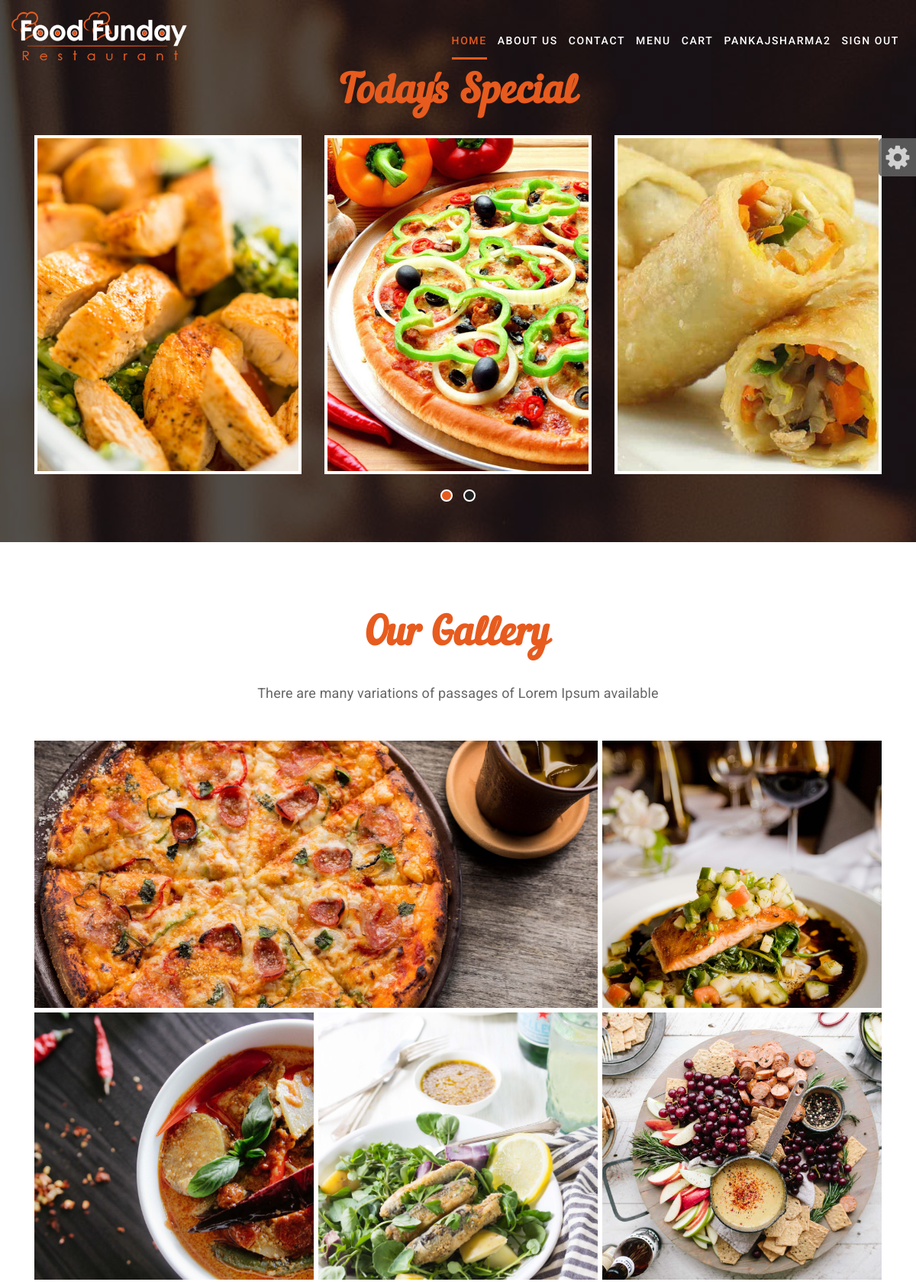
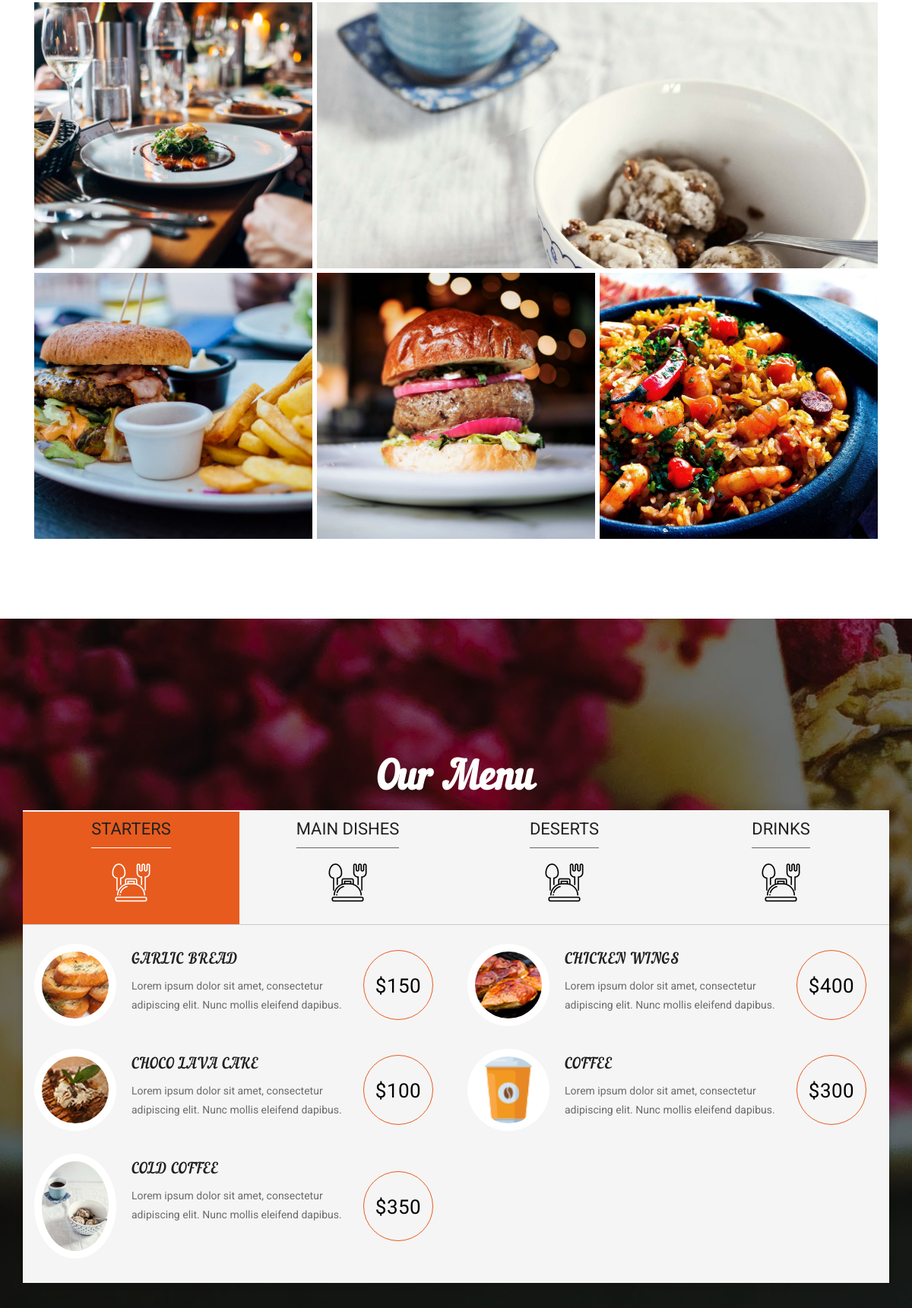
/restro/homepage/ (signed in, upper part), run on the app's committed database (2 pictures, top to bottom).
### restro/models.py (models this page shows, shortened)
class Category(models.Model):
    name = models.CharField(max_length=100)

class Meal(models.Model):
    category = models.ForeignKey(Category, on_delete=models.CASCADE)
    name = models.CharField(max_length=100, null=True)
    image = models.ImageField(upload_to='Meal')
    price = models.CharField(max_length=100, null=True)
    date_created = models.DateTimeField(auto_now_add=True, null=True)

### restro/views.py (the view)
# urls.py: path('homepage/', homepage),
@login_required(login_url="/restro/login")
def homepage(request):
    cat = Category.objects.all()
    catid = request.GET.get("category")
    if catid:
        pro = Meal.objects.filter(category=catid)
    else:
        pro = Meal.objects.all().order_by('date_created')
    return render(request, "homepage.html", {'pro': pro, 'cat': cat})

### restro/templates/homepage.html (shortened to what this page needs)
{% extends 'base.html' %}
{% load static %}
{% block maincontent %}
    <div class="special-menu pad-top-100 parallax">
        <div class="container">
            <div class="row">
                <div class="col-lg-12 col-md-12 col-sm-12 col-xs-12">
                    <div class="wow fadeIn" data-wow-duration="1s" data-wow-delay="0.1s">
                        <h2 class="block-title color-white text-center"> Today's Special </h2>
                    </div>
                    <div class="special-box">
                        <div id="owl-demo">
                            <div class="item item-type-zoom">
                                <div class="item-img">
                                    <img src="/static/images/special-menu-1.jpg" alt="sp-menu">
                                </div>
                            </div>
                            <div class="item item-type-zoom">
                                <div class="item-img">
                                    <img src="/static/images/special-menu-2.jpg" alt="sp-menu">
                                </div>
                            </div>
                            <div class="item item-type-zoom">
                                <div class="item-img">
                                    <img src="/static/images/special-menu-3.jpg" alt="sp-menu">
                                </div>
                            </div>
                        </div>
                    </div>
                </div>
            </div>
        </div>
    </div>
    <div id="gallery" class="gallery-main pad-top-100 pad-bottom-100">
        <div class="container">
            <div class="row">
                <div class="col-lg-12 col-md-12 col-sm-12 col-xs-12">
                    <div class="wow fadeIn" data-wow-duration="1s" data-wow-delay="0.1s">
                        <h2 class="block-title text-center">
                        Our Gallery
                    </h2>
                        <p class="title-caption text-center">There are many variations of passages of Lorem Ipsum available </p>
                    </div>
                    <div class="gal-container clearfix">
                        <div class="col-md-8 col-sm-12 co-xs-12 gal-item">
                            <div class="box">
                                <a href="#" data-toggle="modal" data-target="#1">
                                    <img src="/static/images/gallery_01.jpg" alt="" />
                                </a>
                            </div>
                        </div>
                        <div class="col-md-4 col-sm-6 co-xs-12 gal-item">
                            <div class="box">
                                <a href="#" data-toggle="modal" data-target="#2">
                                    <img src="/static/images/gallery_02.jpg" alt="" />
                                </a>
                            </div>
                        </div>
                        <div class="col-md-4 col-sm-6 co-xs-12 gal-item">
                            <div class="box">
                                <a href="#" data-toggle="modal" data-target="#3">
                                    <img src="/static/images/gallery_03.jpg" alt="" />
                                </a>
                            </div>
                        </div>
                        <div class="col-md-4 col-sm-6 co-xs-12 gal-item">
                            <div class="box">
                                <a href="#" data-toggle="modal" data-target="#4">
                                    <img src="/static/images/gallery_04.jpg" alt="" />
                                </a>
                            </div>
                        </div>
                        <div class="col-md-4 col-sm-6 co-xs-12 gal-item">
                            <div class="box">
                                <a href="#" data-toggle="modal" data-target="#5">
                                    <img src="/static/images/gallery_05.jpg" alt="" />
                                </a>
                            </div>
                        </div>
                        <div class="col-md-4 col-sm-6 co-xs-12 gal-item">
                            <div class="box">
                                <a href="#" data-toggle="modal" data-target="#9">
                                    <img src="/static/images/gallery_06.jpg" alt="" />
                                </a>
                            </div>
                        </div>
                        <div class="col-md-8 col-sm-12 co-xs-12 gal-item">
                            <div class="box">
                                <a href="#" data-toggle="modal" data-target="#10">
                                    <img src="/static/images/gallery_07.jpg" alt="" />
                                </a>
                            </div>
                        </div>
                        <div class="col-md-4 col-sm-6 co-xs-12 gal-item">
                            <div class="box">
                                <a href="#" data-toggle="modal" data-target="#11">
                                    <img src="/static/images/gallery_08.jpg" alt="" />
                                </a>
                            </div>
                        </div>
                        <div class="col-md-4 col-sm-6 co-xs-12 gal-item">
                            <div class="box">
                                <a href="#" data-toggle="modal" data-target="#12">
                                    <img src="/static/images/gallery_09.jpg" alt="" />
                                </a>
                            </div>
                        </div>
                        <div class="col-md-4 col-sm-6 co-xs-12 gal-item">
                            <div class="box">
                                <a href="#" data-toggle="modal" data-target="#13">
                                    <img src="/static/images/gallery_10.jpg" alt="" />
                                </a>
                            </div>
                        </div>
                    </div>
                </div>
            </div>
        </div>
    </div>
    <div id="blog" class="blog-main pad-top-100 pad-bottom-100 parallax">
        <div id="menu" class="menu-main pad-top-100 pad-bottom-100">
            <div class="container">
                <div class="row">
                    <div class="col-lg-12 col-md-12 col-sm-12 col-xs-12">
                        <div class="wow fadeIn" data-wow-duration="1s" data-wow-delay="0.1s">
                            <h2 class="block-title text-center">
                            Our Menu
                        </h2>
                        </div>
                        <div class="tab-menu">
                            <div class="slider slider-nav">
                                 {% for i in cat %}
                                <div class="tab-title-menu">
                                    <h2><a href="?category={{i.id}}">{{i.name}}</a></h2>
                                    <p> <i class="flaticon-dinner"></i> </p>
                                </div>
                                {% endfor %}
                            </div>
                            <div class="slider slider-single">
                                <div>
                                {% for i in pro %}
                                    <div class="col-lg-6 col-md-6 col-sm-12 col-xs-12 ">
                                        <div class="offer-item">
                                            <a href="{% url 'meal_detail' i.id %}"><img src="{{i.image.url}}" alt="" class="img-responsive"></a>
                                            <div>
                                                <h3><a href="{% url 'meal_detail' i.id %}">{{i.name}}</a></h3>
                                                <p>
                                                    Lorem ipsum dolor sit amet, consectetur adipiscing elit. Nunc mollis eleifend dapibus.
                                                </p>
                                            </div>
                                            <span class="offer-price">${{i.price}}</span>
                                        </div>
                                    </div>
                                {% endfor %}
                                </div>
                            </div>
                        </div>
                    </div>
                </div>
            </div>
        </div>
        </div>
{% endblock %}

### restro/templates/base.html (shortened to what this page needs)
<!DOCTYPE html>
<html lang="en">
{% load static %}
<head>
    <link rel="stylesheet" href="/static/css/bootstrap.min.css">
    <link rel="stylesheet" href="/static/css/style.css">
    <link rel="stylesheet" href="/static/css/responsive.css">
    <link id="changeable-colors" rel="stylesheet" href="/static/css/colors/orange.css" />
</head>
<body>
    <div id="site-header">
        <header id="header" class="header-block-top">
            <div class="container">
                <div class="row">
                    <div class="main-menu">
                        <nav class="navbar navbar-default" id="mainNav">
                            <div class="navbar-header">
                                <div class="logo">
                                    <a class="navbar-brand js-scroll-trigger logo-header" href="#">
                                        <img src="/static/images/logo.png" alt="">
                                    </a>
                                </div>
                            </div>
                            <div id="navbar" class="navbar-collapse collapse">
                                <ul class="nav navbar-nav navbar-right">
                                    {% if request.user.is_authenticated %}
                                    <li class="active"><a href="http://127.0.0.1:8000/restro/homepage">Home</a></li>
                                    <li><a href="http://127.0.0.1:8000/restro/about">About us</a></li>
                                    <li><a href="http://127.0.0.1:8000/restro/contact">Contact</a></li>
                                    <li><a href="#menu">Menu</a></li>
                                    <li><a href="http://127.0.0.1:8000/restro/cart_detail">cart</a></li>
                                    <li><a href="http://127.0.0.1:8000/restro/profile">{{request.user.username}}</a></li>
                                    <li><a href="http://127.0.0.1:8000/restro/signout">Sign Out</a></li>
                                    {% else %}
                                    <li><a href="http://127.0.0.1:8000/restro/signup">Sign Up</a></li>
                                    <li><a href="http://127.0.0.1:8000/restro/signin">Sign In</a></li>
                                    {% endif %}
                                </ul>
                            </div>
                        </nav>
                    </div>
                </div>
            </div>
        </header>
    </div>
{% block maincontent %}
{% endblock %}
    <section id="color-panel" class="close-color-panel">
        <a class="panel-button gray2"><i class="fa fa-cog fa-spin fa-2x"></i></a>
    </section>
</body>
</html>

### restro/static/css/responsive.css (style rules this page uses)
@media (max-width: 1240px) { .main-menu nav li a { margin: 0 7px; } }

### restro/static/css/colors/orange.css (style rules this page uses)
.main-menu .navbar-default .navbar-nav .active a { color: #e75b1e; }
.main-menu nav li a::after { background: #e75b1e; }
.block-title { color: #e75b1e; }
.offer-item div h3 { color: #e75b1e; }
.tab-menu .is-active { background: #e75b1e; }
.offer-item .offer-price { border: 1px solid #e75b1e; }
.gal-item a::after { background-color: rgba(231, 91, 30, 0.75); }

### data on the page
Category: name "STARTERS"
Category: name "MAIN DISHES"
Category: name "DESERTS"
Category: name "DRINKS"
Meal: image (picture), name "GARLIC BREAD", price "150"
Meal: image (picture), name "CHICKEN WINGS", price "400"
Meal: image (picture), name "CHOCO LAVA CAKE", price "100"
Meal: image (picture), name "COFFEE", price "300"
Meal: image (picture), name "COLD COFFEE", price "350"

### other printed values
{{ request.user.username }} "PANKAJSHARMA2"
